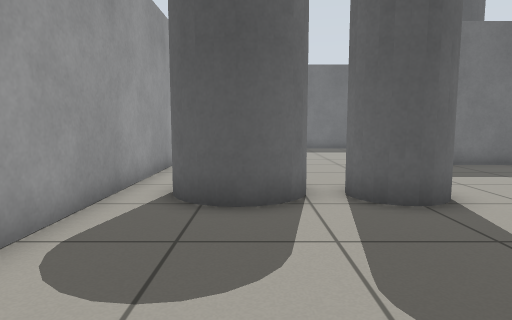
View 1 (above)

24 first-person views from a walk through a robot-simulator world made for Gazebo. The camera is 0.72 m above the floor, tilts 6° down and sees 75° across. The floor is counted in squares, 0.5 m on a side. Each view is taken from the middle of a square. On the plan, view 1 faces up. The plan holds only what a view shows up to about 15 squares ahead; the rest is blank. The place goes on beyond the plan.

View 2
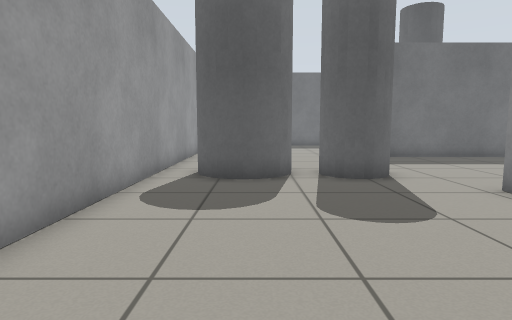

View 3
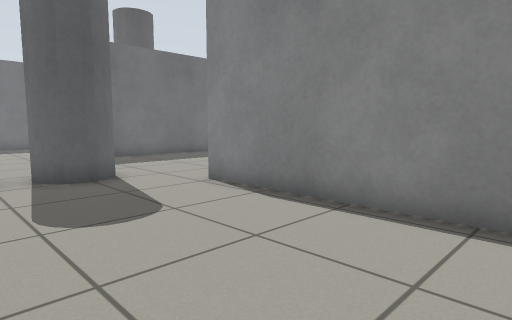

View 4
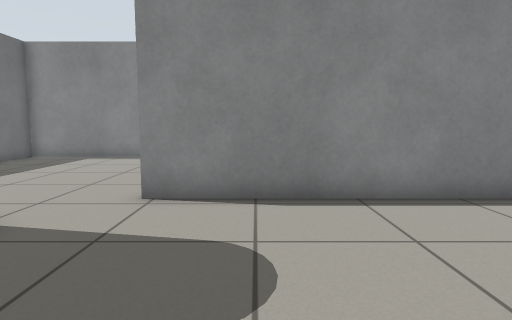

View 5
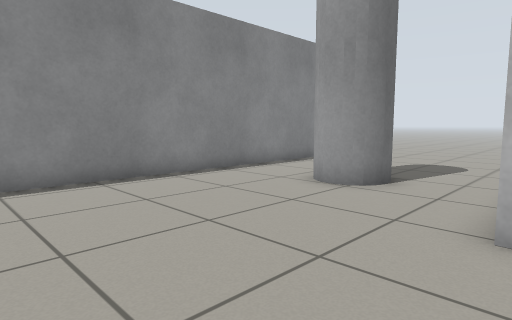

View 6
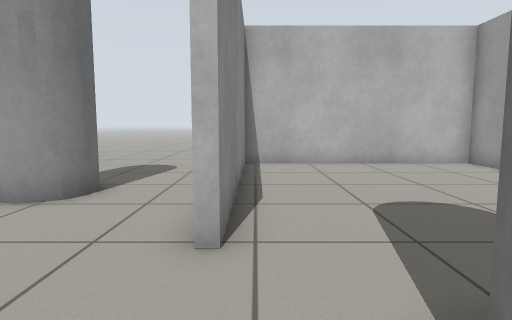

View 7
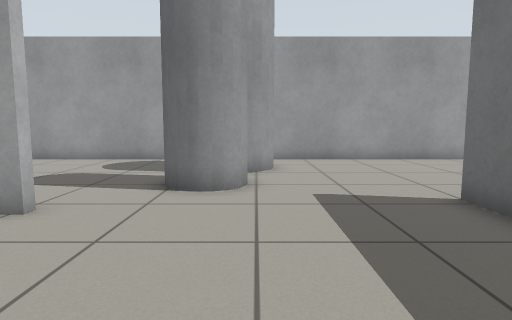

View 8
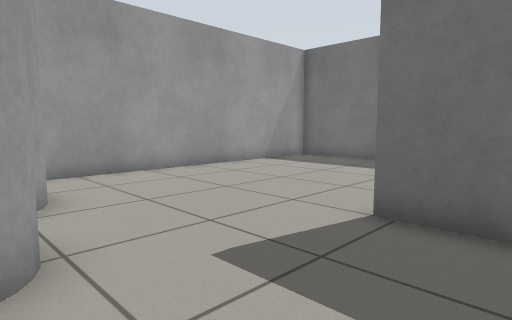

View 9
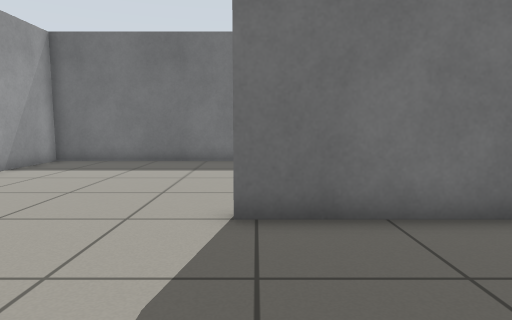

View 10
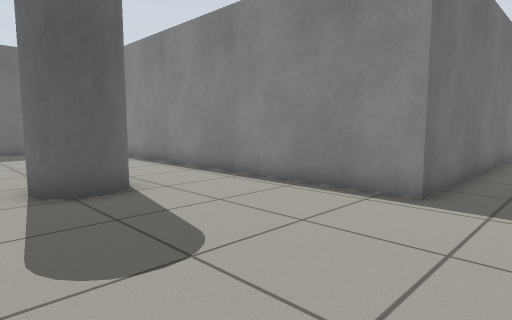

View 11
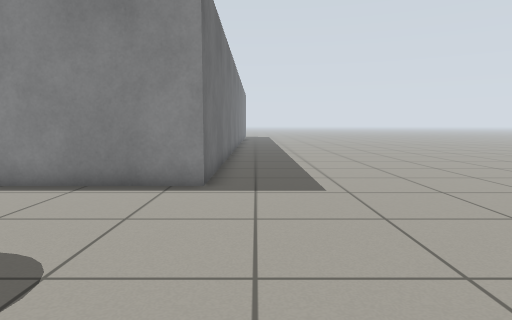

View 12
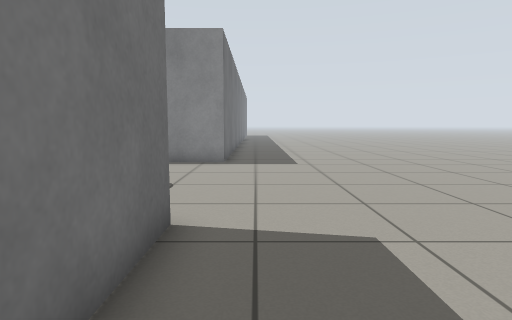

View 13
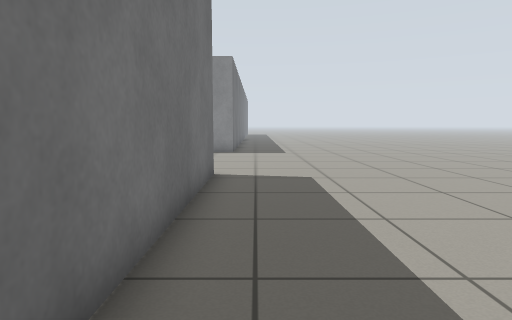

View 14
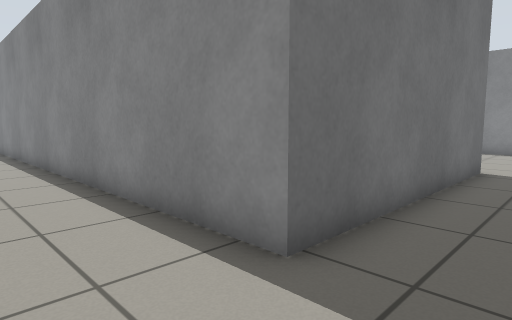

View 15
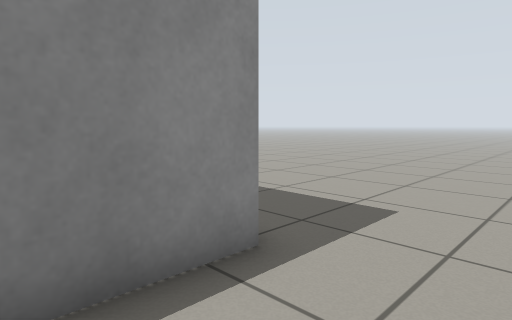

View 16
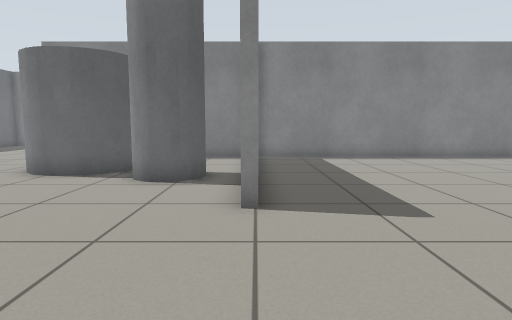

View 17
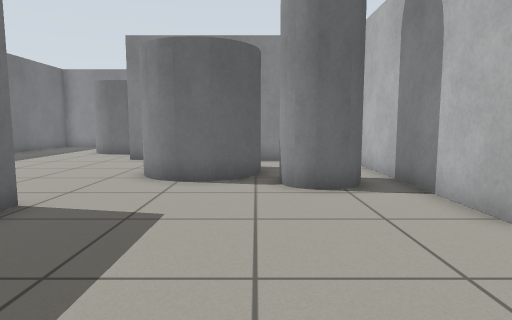

View 18
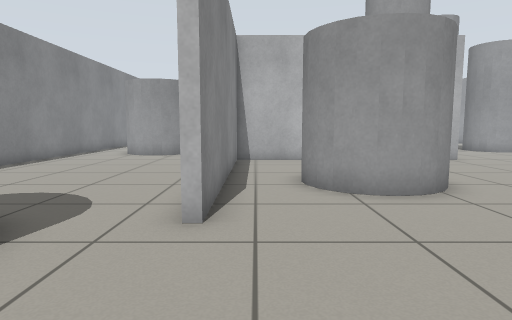

View 19
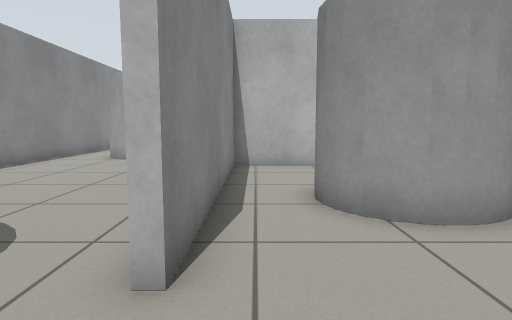

View 20
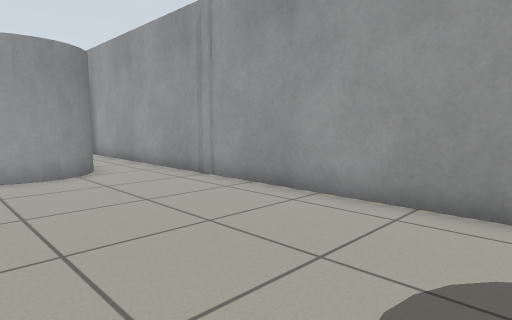

View 21
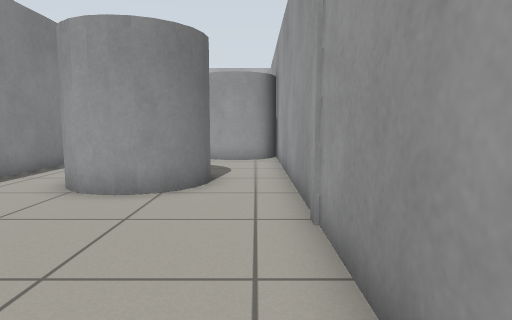

View 22
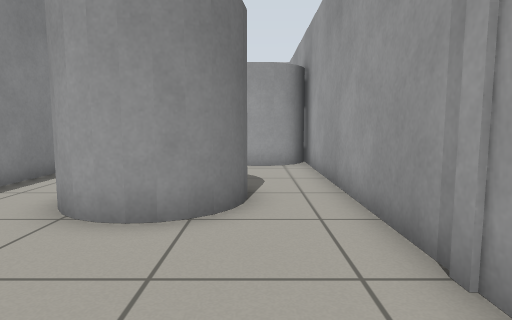

View 23
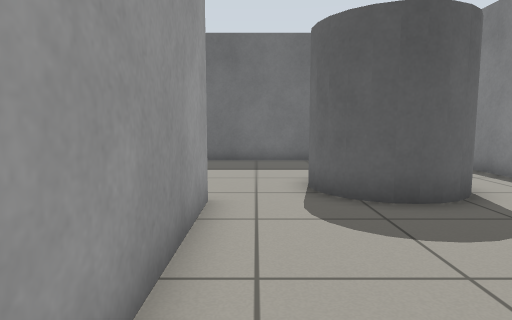

View 24
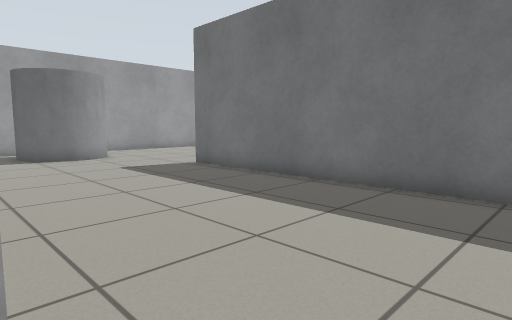

### Floor plan
Key: @ floor where view 1 was taken; # wall or solid block; . floor; C grey cylinder.
Columns run from 6 left of view 1 to 20 right of it. Each row starts with its distance up from view 1.
 29          ...##
 28         ....  ##########
 27        C................
 26        C................
 25        C................
 24      CCC...............
 23      .................C
 22            ...........CC C
 21              .......#..CCC
 20    ##########.......#......
 19    #...........CCC..#.....
 18    #..........CC CC.#.....
 17    #..........CC  C.#......
 16    #...........CC ..#......
 15    #.........CCC....#......
 14    #.........CCC....#......
 13    #..........C.....#......
 12    #.......##########......
 11    #................#......
 10   .#................#..CCC.
  9   .#..C.............#.CC C
  8   .#  CC.C..........#.C
  7   .#C  CCCC.........#..
  6   .#.CCCCCC.........#..
  5   .#................#..
  4  ..#.......##.......#...
  3  ..#.......##.......#CCC
  2  ..#.......##..CC...#
  1  ..#.......##.CCC...#
  0  ..#..@....##..CC...#
 -1  ..#.......##.......#
 -2 ...#.......##.......#
 -3 ...#.......##.......#
 -4 ...#       ##.......#
 -5 ...#########........#######
 -6 ...........................
 -7 ...........................
 -8  ..........................

Positions as (right, up) in squares from view 1, and headings:
1: (0, 0), facing up
2: (0, -3), facing up
3: (0, -3), facing up-right
4: (-1, 2), facing right
5: (5, 9), facing down-right
6: (5, 8), facing down
7: (11, 8), facing left
8: (7, 7), facing up-left
9: (5, 7), facing up
10: (7, -7), facing up-right
11: (6, -6), facing right
12: (1, -6), facing right
13: (-4, -6), facing right
14: (-6, -7), facing up-right
15: (-6, -2), facing down-right
16: (-1, 12), facing right
17: (0, 16), facing right
18: (13, 26), facing down
19: (13, 24), facing down
20: (20, 20), facing down-left
21: (15, 17), facing down
22: (16, 15), facing down
23: (15, 15), facing up
24: (16, 21), facing up-left
